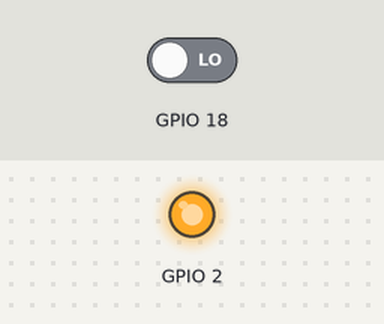
This sketch was run on a simulated ESP32. Parts: output pins drawn as LEDs (lit = HIGH). Inputs (shaded band) come from the test bench; at power-on: GPIO 18 LOW. What the sketch prints to the serial monitor is not drawn.

Above: at 1.2 s.
1.3 s: GPIO 18 driven HIGH
At 2.0 s:
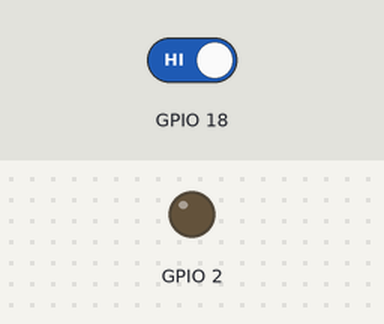
2.8 s: GPIO 18 driven LOW
At 3.1 s:
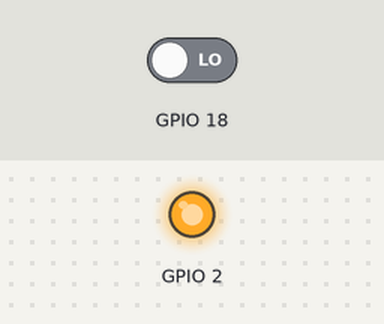
Timing chart, 0 to 5.8 s (numbered marks = the images above; inputs shaded):
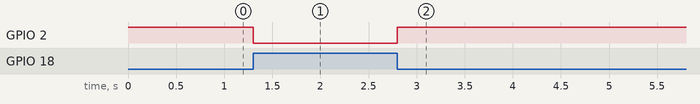

Measured:
- after the input at 1.3 s, GPIO 2: HIGH → LOW at once
- after the input at 2.8 s, GPIO 2: LOW → HIGH at once

The sketch:

testeMultiCore.ino
```cpp
int sensor;

void setup()
{
  Serial.begin(115200);
  pinMode(2, OUTPUT);
  pinMode(18, INPUT);

  xTaskCreatePinnedToCore(loop2, "loop2", 8192, NULL, 1, NULL, 0);

  delay(1);
}

void loop()
{
  sensor = digitalRead(18);
  Serial.println(sensor);
  delay(1);
}

void loop2(void*z)
{
  while(1){
    digitalWrite(2, !sensor);
    delay(1);
  }
}
```
